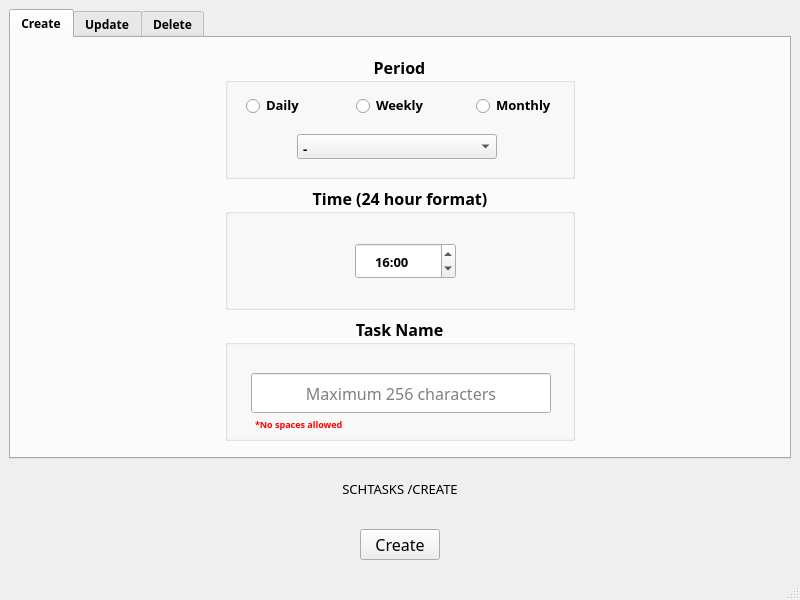
<?xml version="1.0" encoding="UTF-8"?>
<ui version="4.0">
 <class>MainWindow</class>
 <widget class="QMainWindow" name="MainWindow">
  <property name="geometry">
   <rect>
    <x>0</x>
    <y>0</y>
    <width>800</width>
    <height>600</height>
   </rect>
  </property>
  <property name="minimumSize">
   <size>
    <width>800</width>
    <height>600</height>
   </size>
  </property>
  <property name="windowTitle">
   <string>MainWindow</string>
  </property>
  <property name="styleSheet">
   <string notr="true">*{
	font-family: &quot;Times New Roman&quot;, Times, serif;
}</string>
  </property>
  <widget class="QWidget" name="centralwidget">
   <layout class="QVBoxLayout" name="verticalLayout_3">
    <item>
     <layout class="QVBoxLayout" name="verticalLayout_2">
      <item>
       <layout class="QVBoxLayout" name="verticalLayout">
        <item>
         <widget class="QTabWidget" name="tabWidget">
          <property name="sizePolicy">
           <sizepolicy hsizetype="Preferred" vsizetype="Preferred">
            <horstretch>0</horstretch>
            <verstretch>0</verstretch>
           </sizepolicy>
          </property>
          <property name="minimumSize">
           <size>
            <width>700</width>
            <height>450</height>
           </size>
          </property>
          <property name="font">
           <font>
            <family>Times New Roman,Times,serif</family>
            <pointsize>9</pointsize>
            <weight>75</weight>
            <italic>false</italic>
            <bold>true</bold>
            <underline>false</underline>
            <kerning>true</kerning>
           </font>
          </property>
          <property name="currentIndex">
           <number>0</number>
          </property>
          <widget class="QWidget" name="tab">
           <attribute name="title">
            <string>Create</string>
           </attribute>
           <layout class="QVBoxLayout" name="verticalLayout_6">
            <item>
             <layout class="QHBoxLayout" name="horizontalLayout">
              <item>
               <layout class="QVBoxLayout" name="verticalLayout_8">
                <item>
                 <layout class="QHBoxLayout" name="horizontalLayout_2">
                  <property name="sizeConstraint">
                   <enum>QLayout::SetDefaultConstraint</enum>
                  </property>
                  <item>
                   <spacer name="horizontalSpacer">
                    <property name="orientation">
                     <enum>Qt::Horizontal</enum>
                    </property>
                    <property name="sizeType">
                     <enum>QSizePolicy::Fixed</enum>
                    </property>
                    <property name="sizeHint" stdset="0">
                     <size>
                      <width>150</width>
                      <height>20</height>
                     </size>
                    </property>
                   </spacer>
                  </item>
                  <item>
                   <widget class="QGroupBox" name="groupBox">
                    <property name="sizePolicy">
                     <sizepolicy hsizetype="Fixed" vsizetype="Fixed">
                      <horstretch>0</horstretch>
                      <verstretch>0</verstretch>
                     </sizepolicy>
                    </property>
                    <property name="minimumSize">
                     <size>
                      <width>350</width>
                      <height>125</height>
                     </size>
                    </property>
                    <property name="font">
                     <font>
                      <family>Times New Roman,Times,serif</family>
                      <pointsize>12</pointsize>
                      <weight>75</weight>
                      <bold>true</bold>
                     </font>
                    </property>
                    <property name="title">
                     <string>Period</string>
                    </property>
                    <property name="alignment">
                     <set>Qt::AlignCenter</set>
                    </property>
                    <widget class="QRadioButton" name="radioDaily">
                     <property name="geometry">
                      <rect>
                       <x>20</x>
                       <y>26</y>
                       <width>80</width>
                       <height>50</height>
                      </rect>
                     </property>
                     <property name="sizePolicy">
                      <sizepolicy hsizetype="Preferred" vsizetype="Preferred">
                       <horstretch>0</horstretch>
                       <verstretch>0</verstretch>
                      </sizepolicy>
                     </property>
                     <property name="minimumSize">
                      <size>
                       <width>50</width>
                       <height>50</height>
                      </size>
                     </property>
                     <property name="font">
                      <font>
                       <family>Times New Roman,Times,serif</family>
                       <pointsize>10</pointsize>
                      </font>
                     </property>
                     <property name="styleSheet">
                      <string notr="true">QRadioButton {
}
QRadioButton::indicator {
    width: 15px;
    height: 15px;
}</string>
                     </property>
                     <property name="text">
                      <string>Daily</string>
                     </property>
                    </widget>
                    <widget class="QRadioButton" name="radioWeekly">
                     <property name="geometry">
                      <rect>
                       <x>130</x>
                       <y>26</y>
                       <width>80</width>
                       <height>50</height>
                      </rect>
                     </property>
                     <property name="sizePolicy">
                      <sizepolicy hsizetype="Preferred" vsizetype="Fixed">
                       <horstretch>0</horstretch>
                       <verstretch>0</verstretch>
                      </sizepolicy>
                     </property>
                     <property name="font">
                      <font>
                       <family>Times New Roman,Times,serif</family>
                       <pointsize>10</pointsize>
                      </font>
                     </property>
                     <property name="styleSheet">
                      <string notr="true">
QRadioButton::indicator {
    width: 15px;
    height: 15px;
}</string>
                     </property>
                     <property name="text">
                      <string>Weekly</string>
                     </property>
                    </widget>
                    <widget class="QRadioButton" name="radioMonthly">
                     <property name="geometry">
                      <rect>
                       <x>250</x>
                       <y>26</y>
                       <width>80</width>
                       <height>50</height>
                      </rect>
                     </property>
                     <property name="sizePolicy">
                      <sizepolicy hsizetype="Preferred" vsizetype="Fixed">
                       <horstretch>0</horstretch>
                       <verstretch>0</verstretch>
                      </sizepolicy>
                     </property>
                     <property name="font">
                      <font>
                       <family>Times New Roman,Times,serif</family>
                       <pointsize>10</pointsize>
                      </font>
                     </property>
                     <property name="styleSheet">
                      <string notr="true">
QRadioButton::indicator {
    width: 15px;
    height: 15px;
}</string>
                     </property>
                     <property name="text">
                      <string>Monthly</string>
                     </property>
                    </widget>
                    <widget class="QComboBox" name="dropDownPeriod">
                     <property name="geometry">
                      <rect>
                       <x>72</x>
                       <y>80</y>
                       <width>200</width>
                       <height>25</height>
                      </rect>
                     </property>
                     <property name="sizePolicy">
                      <sizepolicy hsizetype="Preferred" vsizetype="Fixed">
                       <horstretch>0</horstretch>
                       <verstretch>0</verstretch>
                      </sizepolicy>
                     </property>
                     <property name="minimumSize">
                      <size>
                       <width>200</width>
                       <height>20</height>
                      </size>
                     </property>
                     <property name="maximumSize">
                      <size>
                       <width>200</width>
                       <height>16777215</height>
                      </size>
                     </property>
                     <property name="font">
                      <font>
                       <family>Times New Roman,Times,serif</family>
                       <pointsize>10</pointsize>
                      </font>
                     </property>
                     <property name="styleSheet">
                      <string notr="true">QComboBox{
	padding : 5px 0px 0px 5px;
}</string>
                     </property>
                     <property name="frame">
                      <bool>true</bool>
                     </property>
                     <item>
                      <property name="text">
                       <string>-</string>
                      </property>
                     </item>
                    </widget>
                   </widget>
                  </item>
                  <item>
                   <spacer name="horizontalSpacer_2">
                    <property name="orientation">
                     <enum>Qt::Horizontal</enum>
                    </property>
                    <property name="sizeType">
                     <enum>QSizePolicy::Fixed</enum>
                    </property>
                    <property name="sizeHint" stdset="0">
                     <size>
                      <width>150</width>
                      <height>20</height>
                     </size>
                    </property>
                   </spacer>
                  </item>
                 </layout>
                </item>
                <item>
                 <layout class="QHBoxLayout" name="horizontalLayout_4">
                  <item>
                   <spacer name="horizontalSpacer_3">
                    <property name="orientation">
                     <enum>Qt::Horizontal</enum>
                    </property>
                    <property name="sizeType">
                     <enum>QSizePolicy::Fixed</enum>
                    </property>
                    <property name="sizeHint" stdset="0">
                     <size>
                      <width>150</width>
                      <height>20</height>
                     </size>
                    </property>
                   </spacer>
                  </item>
                  <item>
                   <widget class="QGroupBox" name="groupBox_2">
                    <property name="sizePolicy">
                     <sizepolicy hsizetype="Fixed" vsizetype="Fixed">
                      <horstretch>0</horstretch>
                      <verstretch>0</verstretch>
                     </sizepolicy>
                    </property>
                    <property name="minimumSize">
                     <size>
                      <width>350</width>
                      <height>125</height>
                     </size>
                    </property>
                    <property name="font">
                     <font>
                      <family>Times New Roman,Times,serif</family>
                      <pointsize>12</pointsize>
                      <weight>75</weight>
                      <bold>true</bold>
                     </font>
                    </property>
                    <property name="title">
                     <string>Time (24 hour format)</string>
                    </property>
                    <property name="alignment">
                     <set>Qt::AlignCenter</set>
                    </property>
                    <widget class="QTimeEdit" name="timePeriod">
                     <property name="geometry">
                      <rect>
                       <x>130</x>
                       <y>58</y>
                       <width>101</width>
                       <height>36</height>
                      </rect>
                     </property>
                     <property name="sizePolicy">
                      <sizepolicy hsizetype="Fixed" vsizetype="Fixed">
                       <horstretch>0</horstretch>
                       <verstretch>0</verstretch>
                      </sizepolicy>
                     </property>
                     <property name="font">
                      <font>
                       <family>Times New Roman,Times,serif</family>
                       <pointsize>10</pointsize>
                      </font>
                     </property>
                     <property name="styleSheet">
                      <string notr="true">QTimeEdit{
	padding : 8px 15px 8px 15px;

}</string>
                     </property>
                     <property name="dateTime">
                      <datetime>
                       <hour>16</hour>
                       <minute>0</minute>
                       <second>0</second>
                       <year>1999</year>
                       <month>12</month>
                       <day>31</day>
                      </datetime>
                     </property>
                     <property name="maximumDateTime">
                      <datetime>
                       <hour>23</hour>
                       <minute>59</minute>
                       <second>59</second>
                       <year>1999</year>
                       <month>12</month>
                       <day>31</day>
                      </datetime>
                     </property>
                     <property name="currentSection">
                      <enum>QDateTimeEdit::HourSection</enum>
                     </property>
                     <property name="displayFormat">
                      <string notr="true">HH:mm</string>
                     </property>
                     <property name="calendarPopup">
                      <bool>false</bool>
                     </property>
                     <property name="timeSpec">
                      <enum>Qt::OffsetFromUTC</enum>
                     </property>
                    </widget>
                   </widget>
                  </item>
                  <item>
                   <spacer name="horizontalSpacer_4">
                    <property name="orientation">
                     <enum>Qt::Horizontal</enum>
                    </property>
                    <property name="sizeType">
                     <enum>QSizePolicy::Fixed</enum>
                    </property>
                    <property name="sizeHint" stdset="0">
                     <size>
                      <width>150</width>
                      <height>20</height>
                     </size>
                    </property>
                   </spacer>
                  </item>
                 </layout>
                </item>
                <item>
                 <layout class="QHBoxLayout" name="horizontalLayout_5">
                  <item>
                   <spacer name="horizontalSpacer_5">
                    <property name="orientation">
                     <enum>Qt::Horizontal</enum>
                    </property>
                    <property name="sizeType">
                     <enum>QSizePolicy::Fixed</enum>
                    </property>
                    <property name="sizeHint" stdset="0">
                     <size>
                      <width>150</width>
                      <height>20</height>
                     </size>
                    </property>
                   </spacer>
                  </item>
                  <item>
                   <widget class="QGroupBox" name="groupBox_3">
                    <property name="sizePolicy">
                     <sizepolicy hsizetype="Fixed" vsizetype="Fixed">
                      <horstretch>0</horstretch>
                      <verstretch>0</verstretch>
                     </sizepolicy>
                    </property>
                    <property name="minimumSize">
                     <size>
                      <width>350</width>
                      <height>125</height>
                     </size>
                    </property>
                    <property name="font">
                     <font>
                      <family>Times New Roman,Times,serif</family>
                      <pointsize>12</pointsize>
                      <weight>75</weight>
                      <bold>true</bold>
                     </font>
                    </property>
                    <property name="title">
                     <string>Task Name</string>
                    </property>
                    <property name="alignment">
                     <set>Qt::AlignCenter</set>
                    </property>
                    <property name="flat">
                     <bool>false</bool>
                    </property>
                    <widget class="QLineEdit" name="lineTaskName">
                     <property name="geometry">
                      <rect>
                       <x>26</x>
                       <y>57</y>
                       <width>300</width>
                       <height>40</height>
                      </rect>
                     </property>
                     <property name="sizePolicy">
                      <sizepolicy hsizetype="Fixed" vsizetype="Fixed">
                       <horstretch>0</horstretch>
                       <verstretch>0</verstretch>
                      </sizepolicy>
                     </property>
                     <property name="minimumSize">
                      <size>
                       <width>300</width>
                       <height>20</height>
                      </size>
                     </property>
                     <property name="font">
                      <font>
                       <family>Times New Roman,Times,serif</family>
                       <pointsize>12</pointsize>
                       <weight>50</weight>
                       <bold>false</bold>
                      </font>
                     </property>
                     <property name="styleSheet">
                      <string notr="true">QComboBox{
	padding : 5px 0px 0px 5px;

}</string>
                     </property>
                     <property name="text">
                      <string/>
                     </property>
                     <property name="maxLength">
                      <number>256</number>
                     </property>
                     <property name="alignment">
                      <set>Qt::AlignCenter</set>
                     </property>
                     <property name="placeholderText">
                      <string>Maximum 256 characters</string>
                     </property>
                    </widget>
                    <widget class="QLabel" name="label_2">
                     <property name="geometry">
                      <rect>
                       <x>30</x>
                       <y>100</y>
                       <width>111</width>
                       <height>16</height>
                      </rect>
                     </property>
                     <property name="palette">
                      <palette>
                       <active>
                        <colorrole role="WindowText">
                         <brush brushstyle="SolidPattern">
                          <color alpha="255">
                           <red>255</red>
                           <green>0</green>
                           <blue>0</blue>
                          </color>
                         </brush>
                        </colorrole>
                        <colorrole role="Button">
                         <brush brushstyle="SolidPattern">
                          <color alpha="255">
                           <red>240</red>
                           <green>240</green>
                           <blue>240</blue>
                          </color>
                         </brush>
                        </colorrole>
                        <colorrole role="Light">
                         <brush brushstyle="SolidPattern">
                          <color alpha="255">
                           <red>255</red>
                           <green>255</green>
                           <blue>255</blue>
                          </color>
                         </brush>
                        </colorrole>
                        <colorrole role="Midlight">
                         <brush brushstyle="SolidPattern">
                          <color alpha="255">
                           <red>247</red>
                           <green>247</green>
                           <blue>247</blue>
                          </color>
                         </brush>
                        </colorrole>
                        <colorrole role="Dark">
                         <brush brushstyle="SolidPattern">
                          <color alpha="255">
                           <red>120</red>
                           <green>120</green>
                           <blue>120</blue>
                          </color>
                         </brush>
                        </colorrole>
                        <colorrole role="Mid">
                         <brush brushstyle="SolidPattern">
                          <color alpha="255">
                           <red>160</red>
                           <green>160</green>
                           <blue>160</blue>
                          </color>
                         </brush>
                        </colorrole>
                        <colorrole role="Text">
                         <brush brushstyle="SolidPattern">
                          <color alpha="255">
                           <red>255</red>
                           <green>0</green>
                           <blue>0</blue>
                          </color>
                         </brush>
                        </colorrole>
                        <colorrole role="BrightText">
                         <brush brushstyle="SolidPattern">
                          <color alpha="255">
                           <red>255</red>
                           <green>255</green>
                           <blue>255</blue>
                          </color>
                         </brush>
                        </colorrole>
                        <colorrole role="ButtonText">
                         <brush brushstyle="SolidPattern">
                          <color alpha="255">
                           <red>255</red>
                           <green>0</green>
                           <blue>0</blue>
                          </color>
                         </brush>
                        </colorrole>
                        <colorrole role="Base">
                         <brush brushstyle="SolidPattern">
                          <color alpha="255">
                           <red>255</red>
                           <green>255</green>
                           <blue>255</blue>
                          </color>
                         </brush>
                        </colorrole>
                        <colorrole role="Window">
                         <brush brushstyle="SolidPattern">
                          <color alpha="255">
                           <red>240</red>
                           <green>240</green>
                           <blue>240</blue>
                          </color>
                         </brush>
                        </colorrole>
                        <colorrole role="Shadow">
                         <brush brushstyle="SolidPattern">
                          <color alpha="255">
                           <red>0</red>
                           <green>0</green>
                           <blue>0</blue>
                          </color>
                         </brush>
                        </colorrole>
                        <colorrole role="AlternateBase">
                         <brush brushstyle="SolidPattern">
                          <color alpha="255">
                           <red>247</red>
                           <green>247</green>
                           <blue>247</blue>
                          </color>
                         </brush>
                        </colorrole>
                        <colorrole role="ToolTipBase">
                         <brush brushstyle="SolidPattern">
                          <color alpha="255">
                           <red>255</red>
                           <green>255</green>
                           <blue>220</blue>
                          </color>
                         </brush>
                        </colorrole>
                        <colorrole role="ToolTipText">
                         <brush brushstyle="SolidPattern">
                          <color alpha="255">
                           <red>0</red>
                           <green>0</green>
                           <blue>0</blue>
                          </color>
                         </brush>
                        </colorrole>
                       </active>
                       <inactive>
                        <colorrole role="WindowText">
                         <brush brushstyle="SolidPattern">
                          <color alpha="255">
                           <red>255</red>
                           <green>0</green>
                           <blue>0</blue>
                          </color>
                         </brush>
                        </colorrole>
                        <colorrole role="Button">
                         <brush brushstyle="SolidPattern">
                          <color alpha="255">
                           <red>240</red>
                           <green>240</green>
                           <blue>240</blue>
                          </color>
                         </brush>
                        </colorrole>
                        <colorrole role="Light">
                         <brush brushstyle="SolidPattern">
                          <color alpha="255">
                           <red>255</red>
                           <green>255</green>
                           <blue>255</blue>
                          </color>
                         </brush>
                        </colorrole>
                        <colorrole role="Midlight">
                         <brush brushstyle="SolidPattern">
                          <color alpha="255">
                           <red>247</red>
                           <green>247</green>
                           <blue>247</blue>
                          </color>
                         </brush>
                        </colorrole>
                        <colorrole role="Dark">
                         <brush brushstyle="SolidPattern">
                          <color alpha="255">
                           <red>120</red>
                           <green>120</green>
                           <blue>120</blue>
                          </color>
                         </brush>
                        </colorrole>
                        <colorrole role="Mid">
                         <brush brushstyle="SolidPattern">
                          <color alpha="255">
                           <red>160</red>
                           <green>160</green>
                           <blue>160</blue>
                          </color>
                         </brush>
                        </colorrole>
                        <colorrole role="Text">
                         <brush brushstyle="SolidPattern">
                          <color alpha="255">
                           <red>255</red>
                           <green>0</green>
                           <blue>0</blue>
                          </color>
                         </brush>
                        </colorrole>
                        <colorrole role="BrightText">
                         <brush brushstyle="SolidPattern">
                          <color alpha="255">
                           <red>255</red>
                           <green>255</green>
                           <blue>255</blue>
                          </color>
                         </brush>
                        </colorrole>
                        <colorrole role="ButtonText">
                         <brush brushstyle="SolidPattern">
                          <color alpha="255">
                           <red>255</red>
                           <green>0</green>
                           <blue>0</blue>
                          </color>
                         </brush>
                        </colorrole>
                        <colorrole role="Base">
                         <brush brushstyle="SolidPattern">
                          <color alpha="255">
                           <red>255</red>
                           <green>255</green>
                           <blue>255</blue>
                          </color>
                         </brush>
                        </colorrole>
                        <colorrole role="Window">
                         <brush brushstyle="SolidPattern">
                          <color alpha="255">
                           <red>240</red>
                           <green>240</green>
                           <blue>240</blue>
                          </color>
                         </brush>
                        </colorrole>
                        <colorrole role="Shadow">
                         <brush brushstyle="SolidPattern">
                          <color alpha="255">
                           <red>0</red>
                           <green>0</green>
                           <blue>0</blue>
                          </color>
                         </brush>
                        </colorrole>
                        <colorrole role="AlternateBase">
                         <brush brushstyle="SolidPattern">
                          <color alpha="255">
                           <red>247</red>
                           <green>247</green>
                           <blue>247</blue>
                          </color>
                         </brush>
                        </colorrole>
                        <colorrole role="ToolTipBase">
                         <brush brushstyle="SolidPattern">
                          <color alpha="255">
                           <red>255</red>
                           <green>255</green>
                           <blue>220</blue>
                          </color>
                         </brush>
                        </colorrole>
                        <colorrole role="ToolTipText">
                         <brush brushstyle="SolidPattern">
                          <color alpha="255">
                           <red>0</red>
                           <green>0</green>
                           <blue>0</blue>
                          </color>
                         </brush>
                        </colorrole>
                       </inactive>
                       <disabled>
                        <colorrole role="WindowText">
                         <brush brushstyle="SolidPattern">
                          <color alpha="255">
                           <red>255</red>
                           <green>0</green>
                           <blue>0</blue>
                          </color>
                         </brush>
                        </colorrole>
                        <colorrole role="Button">
                         <brush brushstyle="SolidPattern">
                          <color alpha="255">
                           <red>240</red>
                           <green>240</green>
                           <blue>240</blue>
                          </color>
                         </brush>
                        </colorrole>
                        <colorrole role="Light">
                         <brush brushstyle="SolidPattern">
                          <color alpha="255">
                           <red>255</red>
                           <green>255</green>
                           <blue>255</blue>
                          </color>
                         </brush>
                        </colorrole>
                        <colorrole role="Midlight">
                         <brush brushstyle="SolidPattern">
                          <color alpha="255">
                           <red>247</red>
                           <green>247</green>
                           <blue>247</blue>
                          </color>
                         </brush>
                        </colorrole>
                        <colorrole role="Dark">
                         <brush brushstyle="SolidPattern">
                          <color alpha="255">
                           <red>120</red>
                           <green>120</green>
                           <blue>120</blue>
                          </color>
                         </brush>
                        </colorrole>
                        <colorrole role="Mid">
                         <brush brushstyle="SolidPattern">
                          <color alpha="255">
                           <red>160</red>
                           <green>160</green>
                           <blue>160</blue>
                          </color>
                         </brush>
                        </colorrole>
                        <colorrole role="Text">
                         <brush brushstyle="SolidPattern">
                          <color alpha="255">
                           <red>255</red>
                           <green>0</green>
                           <blue>0</blue>
                          </color>
                         </brush>
                        </colorrole>
                        <colorrole role="BrightText">
                         <brush brushstyle="SolidPattern">
                          <color alpha="255">
                           <red>255</red>
                           <green>255</green>
                           <blue>255</blue>
                          </color>
                         </brush>
                        </colorrole>
                        <colorrole role="ButtonText">
                         <brush brushstyle="SolidPattern">
                          <color alpha="255">
                           <red>255</red>
                           <green>0</green>
                           <blue>0</blue>
                          </color>
                         </brush>
                        </colorrole>
                        <colorrole role="Base">
                         <brush brushstyle="SolidPattern">
                          <color alpha="255">
                           <red>240</red>
                           <green>240</green>
                           <blue>240</blue>
                          </color>
                         </brush>
                        </colorrole>
                        <colorrole role="Window">
                         <brush brushstyle="SolidPattern">
                          <color alpha="255">
                           <red>240</red>
                           <green>240</green>
                           <blue>240</blue>
                          </color>
                         </brush>
                        </colorrole>
                        <colorrole role="Shadow">
                         <brush brushstyle="SolidPattern">
                          <color alpha="255">
                           <red>0</red>
                           <green>0</green>
                           <blue>0</blue>
                          </color>
                         </brush>
                        </colorrole>
                        <colorrole role="AlternateBase">
                         <brush brushstyle="SolidPattern">
                          <color alpha="255">
                           <red>240</red>
                           <green>240</green>
                           <blue>240</blue>
                          </color>
                         </brush>
                        </colorrole>
                        <colorrole role="ToolTipBase">
                         <brush brushstyle="SolidPattern">
                          <color alpha="255">
                           <red>255</red>
                           <green>255</green>
                           <blue>220</blue>
                          </color>
                         </brush>
                        </colorrole>
                        <colorrole role="ToolTipText">
                         <brush brushstyle="SolidPattern">
                          <color alpha="255">
                           <red>0</red>
                           <green>0</green>
                           <blue>0</blue>
                          </color>
                         </brush>
                        </colorrole>
                       </disabled>
                      </palette>
                     </property>
                     <property name="font">
                      <font>
                       <family>Times New Roman,Times,serif</family>
                       <pointsize>7</pointsize>
                      </font>
                     </property>
                     <property name="styleSheet">
                      <string notr="true">QLabel{
	color :red;

}</string>
                     </property>
                     <property name="text">
                      <string>*No spaces allowed</string>
                     </property>
                    </widget>
                   </widget>
                  </item>
                  <item>
                   <spacer name="horizontalSpacer_6">
                    <property name="orientation">
                     <enum>Qt::Horizontal</enum>
                    </property>
                    <property name="sizeType">
                     <enum>QSizePolicy::Fixed</enum>
                    </property>
                    <property name="sizeHint" stdset="0">
                     <size>
                      <width>150</width>
                      <height>20</height>
                     </size>
                    </property>
                   </spacer>
                  </item>
                 </layout>
                </item>
               </layout>
              </item>
             </layout>
            </item>
           </layout>
          </widget>
          <widget class="QWidget" name="tab_3">
           <attribute name="title">
            <string>Update</string>
           </attribute>
          </widget>
          <widget class="QWidget" name="tab_2">
           <attribute name="title">
            <string>Delete</string>
           </attribute>
          </widget>
         </widget>
        </item>
       </layout>
      </item>
      <item>
       <layout class="QVBoxLayout" name="verticalLayout_4">
        <item alignment="Qt::AlignHCenter|Qt::AlignVCenter">
         <widget class="QLabel" name="labelCmdLine">
          <property name="sizePolicy">
           <sizepolicy hsizetype="Fixed" vsizetype="Fixed">
            <horstretch>0</horstretch>
            <verstretch>0</verstretch>
           </sizepolicy>
          </property>
          <property name="minimumSize">
           <size>
            <width>760</width>
            <height>40</height>
           </size>
          </property>
          <property name="font">
           <font>
            <family>Times New Roman,Times,serif</family>
            <pointsize>10</pointsize>
           </font>
          </property>
          <property name="text">
           <string>SCHTASKS /CREATE</string>
          </property>
          <property name="alignment">
           <set>Qt::AlignCenter</set>
          </property>
          <property name="wordWrap">
           <bool>true</bool>
          </property>
         </widget>
        </item>
        <item alignment="Qt::AlignHCenter|Qt::AlignVCenter">
         <widget class="QPushButton" name="createButton">
          <property name="sizePolicy">
           <sizepolicy hsizetype="Fixed" vsizetype="Fixed">
            <horstretch>0</horstretch>
            <verstretch>0</verstretch>
           </sizepolicy>
          </property>
          <property name="minimumSize">
           <size>
            <width>50</width>
            <height>30</height>
           </size>
          </property>
          <property name="font">
           <font>
            <family>Times New Roman,Times,serif</family>
            <pointsize>12</pointsize>
            <weight>50</weight>
            <bold>false</bold>
           </font>
          </property>
          <property name="text">
           <string>Create</string>
          </property>
         </widget>
        </item>
       </layout>
      </item>
     </layout>
    </item>
   </layout>
  </widget>
  <widget class="QMenuBar" name="menubar">
   <property name="geometry">
    <rect>
     <x>0</x>
     <y>0</y>
     <width>800</width>
     <height>23</height>
    </rect>
   </property>
  </widget>
  <widget class="QStatusBar" name="statusbar"/>
 </widget>
 <resources/>
 <connections/>
</ui>
